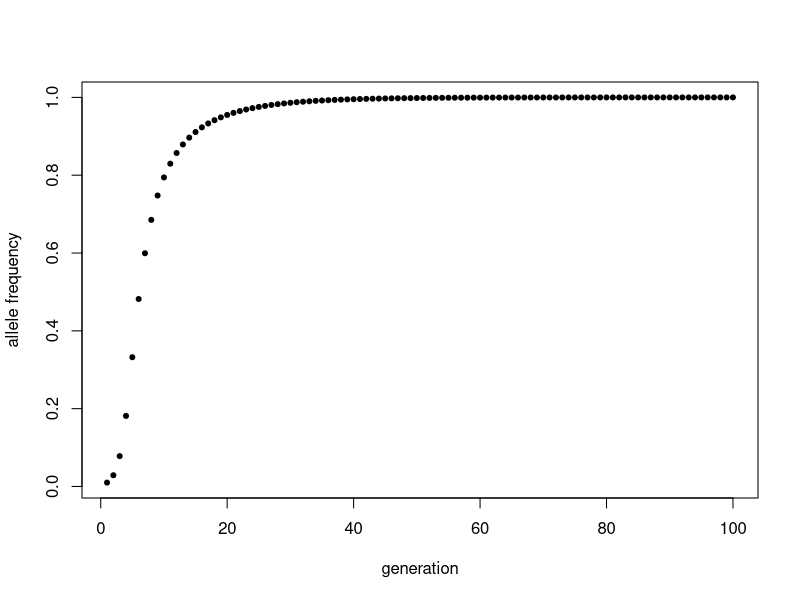

Write R code to recreate this figure. (Note: this script raises an error after producing the figure.)
## ---- chunk 1
diploid_selection <- function(p0 = 0.01, wAA = 1, wAa = 0.9, waa = 0.3, n = 100) {
    
    # Initialize vectors to store allele frequencies and mean pop fitness
    p <- rep(NA,n)  # a vector to store allele frequencies
    
    w_bar <- rep(NA, n)
     
    # starting conditions
   	p[1] <- p0 # starting allele frequencies
	  w_bar[1] <- (p[1]^2*wAA) + (2*p[1]*(1-p[1])*wAa) + ((1-p[1])^2*waa)
	
	# now we need to loop from generation to generation
	for ( i in 2:n) {
		w_bar[i - 1] <- (p[i - 1]^2*wAA) + (2*p[i - 1]*(1-p[i - 1])*wAa) + ((1-p[i - 1])^2*waa) # mean population fitness
		p[i] <- (p[i - 1]^2*(wAA/w_bar[i - 1])) + (p[i - 1]*(1-p[i - 1])*(wAa/w_bar[i - 1]))
	}
    
    return(p)
}

diploid_selection(p0 = 0.01, wAA = 1, wAa = 0.9, waa = 0.3, n = 100)

## ---- chunk 2
d <- diploid_selection()
generations <- 1:length(d)
plot(d ~ generations, pch = 20, 
     ylab = "allele frequency", 
     xlab = "generation")
## ---- chunk 3

genetic_drift <- function(pop = 40, p0a = 0.5, p0A = 0.5, n = 100) {

allele_counts <- sample(c("a", "A"),
                        size = pop, 
                        replace = TRUE,
                        prob = c(p0a,p0A))
allele_freq <- table(allele_counts)/length(allele_counts)

for (i in 2:n) {
  
  if( i == 1){
    c <- sample(c("a", "A"),
                        size = pop, 
                        replace = TRUE,
                        prob = allele_freq)
    f <- table(allele_counts)/length(allele_counts)
    
    allele_counts<-rbind(allele_counts,c)
    allele_freq<-rbind(allele_freq,f)
  } else {
     c <- sample(c("a", "A"),
                        size = pop, 
                        replace = TRUE,
                        prob = allele_freq[i,])
    f <- table(allele_counts[i,])/length(allele_counts[i,])
    
    allele_counts<-rbind(allele_counts,c)
    allele_freq<-rbind(allele_freq,f)
  }


  }
}
## ---- chunk 4
sim <- replicate(n = 1000, genetic_drift(n = 100, p0a = 0.5, p0A = 0.5, pop = 400))
## ---- chunk 5
plot(frequency ~ generations, pch = 20, cex = 1.5)
matlines(x = generations[,1], y = frequency()[,1:100], lwd=c(3,3,3), lty=c(1,2,2), col = 1)
## ---- chunk 6
stat <- function(obs = 20, intercept = 0.5, slope = 0.1, error = 0) {
x <- seq(from = 1, to = 10, length.out = obs) # length.out is how many observations we will have 
a <- intercept # intercept
b <- slope # slope
y_deterministic <- a + b*x
y_simulated <- rnorm(length(x), mean = y_deterministic, sd = 0)
mod_sim <- lm(y_simulated ~ x)
p_val_slope <- summary(mod_sim)$coef[2,4] # extracts the p-value p_val_slope
p_val_slope 
}
## ---- chunk 7
x <- seq(from =1, to = 10, length.out = 20) # length.out is how many observations we will have 
a <- 0.5 # intercept
b <- 0.1 # slope
y_deterministic <- a + b*x
y_simulated <- rnorm(length(x), mean = y_deterministic, sd = 0)
mod_sim <- lm(y_simulated ~ x)
p_val_slope <- summary(mod_sim)$coef[2,4] # extracts the p-value p_val_slope
p_val_slope
## ---- chunk 8
rep <- replicate(n = 1000, stat(error = 20))

hist(rep, freq = T, breaks = 20)
## ---- chunk 9
rep2 <- replicate(n = 1000, stat(slope = 0, error = 20))

hist(rep2, freq = T, breaks = 20)
